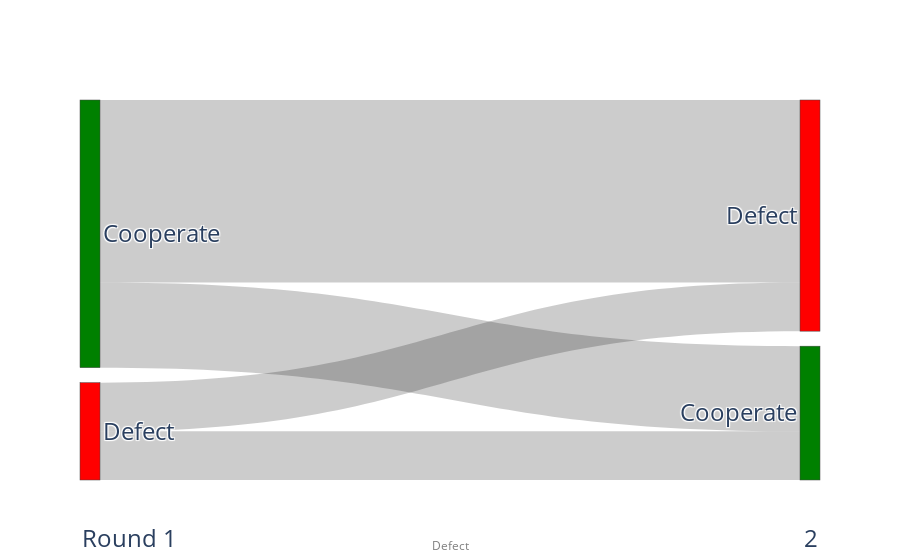

The notebook cell saved with this chart:
### Markdown cell above
## Prisoner's Dilemma

### Two Rounds

### Code cell
import plotly.graph_objects as go

fig = go.Figure(data=[go.Sankey(
    node = dict(
      pad = 15,
      thickness = 20,
      # line = dict(color = "black", width = 0.5),
      label = ["Cooperate", "Defect", "Cooperate", "Defect"],
      color = ["green", "red", "green", "red"]
    ),
    link = dict(
      # arrowlen=15,
      source = [0, 0, 1, 1], # (push, push, pull, pull)
      target = [2, 3, 2, 3], # (push, pull, push, pull)
      ### the other plays push
      # value = [12035, 3173, 4963, 8440] # human
      # value = [29, 0, 0, 1] # gpt-4
      # value = [21, 3, 3, 3] # turbo
      ### the other plays pull
      # value = [3821, 7686, 3635, 10584] # human
      # value = [0, 26, 1, 3] # gpt-4
      value = [7, 15, 4, 4] # turbo
  ))])

fig.update_layout(
    font_size=24,
    annotations=[
        dict(x=0, y=-0.2, xref='paper', yref='paper', showarrow=False, 
             text="Round 1"),
        # dict(x=0.5, y=-0.2, xref='paper', yref='paper', showarrow=False, 
        #      text="Cooperate", font=dict(size=12, color='grey')),
        dict(x=0.5, y=-0.2, xref='paper', yref='paper', showarrow=False, 
             text="Defect", font=dict(size=12, color='grey')),
        dict(x=1, y=-0.2, xref='paper', yref='paper', showarrow=False, 
             text="2")
    ],
)

fig.show()

### Figure 1 — Plotly figure (JSON) as saved in the notebook; plotly's stock layout.template omitted (floating-point values rounded to 4 significant figures)
{"data": [{"link": {"source": [0, 0, 1, 1], "target": [2, 3, 2, 3], "value": [7, 15, 4, 4]}, "node": {"color": ["green", "red", "green", "red"], "label": ["Cooperate", "Defect", "Cooperate", "Defect"], "pad": 15, "thickness": 20}, "type": "sankey"}], "layout": {"annotations": [{"showarrow": false, "text": "Round 1", "x": 0, "xref": "paper", "y": -0.2, "yref": "paper"}, {"font": {"color": "grey", "size": 12}, "showarrow": false, "text": "Defect", "x": 0.5, "xref": "paper", "y": -0.2, "yref": "paper"}, {"showarrow": false, "text": "2", "x": 1, "xref": "paper", "y": -0.2, "yref": "paper"}], "font": {"size": 24}}}
